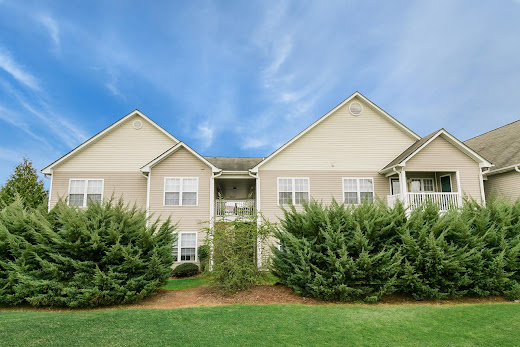
#> input picture Coding/images/home.jpg, 520 x 347 px, found by its file name
$ python spaces.py
#> lines starting #> are read from the running program, lines starting #| are printed output that depends on the picture
import cv2 as cv
import matplotlib.pyplot as plt
# >>>>>>>>>>>>>>> BGR IS IN OPENCV WHILE RGB IN MATPLOTLIB (INVERSE OF COLORS)  <<<<<<<<<<<<<<<<<<<<<<
# >>>>>>>>>>>>>>> CANNOT BE COVERT DIRECTLY GRAYSCALE TO HSV ETC  <<<<<<<<<<<<<<<<<<<<<<

# READING IMAGES
img = cv.imread("images/home.jpg")  # SMALL RESOLUTION IMAGE
#> img is the input picture: shape (347, 520, 3); mean B, G, R 142.8, 148.4, 124.5
cv.imshow("Scene",img)

# BGR TO GRAYSCALE
gray = cv.cvtColor(img, cv.COLOR_BGR2GRAY)
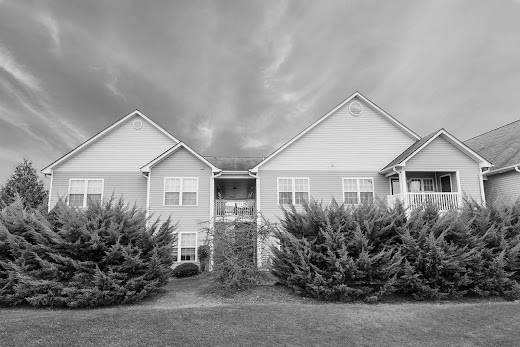
#> gray: shape (347, 520); min 0, max 254, mean 140.6
cv.imshow("Gray",gray)

# BGR TO HSV
hsv = cv.cvtColor(img, cv.COLOR_BGR2HSV)
#> hsv: shape (347, 520, 3); mean H, S, V 64.2, 106.9, 169.5
# cv.imshow("HSV",hsv)

# BGR TO LAB (L (Lightness); a (Green-Red); b (Blue-Yellow)
lab = cv.cvtColor(img, cv.COLOR_BGR2LAB)
#> lab: shape (347, 520, 3); mean of channels 0, 1, 2 151.2, 120.5, 129.3
# cv.imshow("LAB",lab)

# BGR TO RGB
rgb = cv.cvtColor(img, cv.COLOR_BGR2RGB)
# cv.imshow("RGB",rgb)

# plt.imshow(rgb) # MATPLOTLIB DISPLAYS RGB IMAGE WHICH WILL BE INVERSE OF OPENCV
# plt.show()

# HSV TO BGR
hsv_bgr = cv.cvtColor(hsv, cv.COLOR_HSV2BGR)
# cv.imshow("hsv_bgr",hsv_bgr)

# LAB TO BGR
lab_bgr = cv.cvtColor(lab, cv.COLOR_LAB2BGR)
# [10 lines of commented-out code are left out]

cv.waitKey(0)
# >>>>>>>>>>>>>>>>>>>>>>>>> ENDED <<<<<<<<<<<<<<<<<<<<<<<<<<
#  >>>> MATPLOTLIB DISPLAYS RGB IMAGES WHILE OPENCV DISPLAYS BGR IMAGES <<<<
# plt.imshow(img)
# plt.show()
# >>>>>>>>>>>>>>>>>>>>>>>>> ENDED <<<<<<<<<<<<<<<<<<<<<<<<<<

$ run again, with Coding/images/building.jpg copied over Coding/images/home.jpg
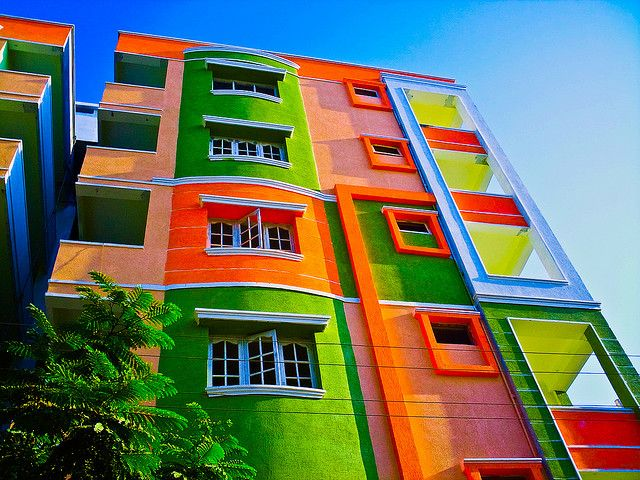
#> input picture Coding/images/building.jpg, 640 x 480 px, found by its file name
#> img is the input picture: shape (480, 640, 3); mean B, G, R 96.4, 116.3, 107.2
#> `gray = cv.cvtColor(img, cv.COLOR_BGR2GRAY)`:
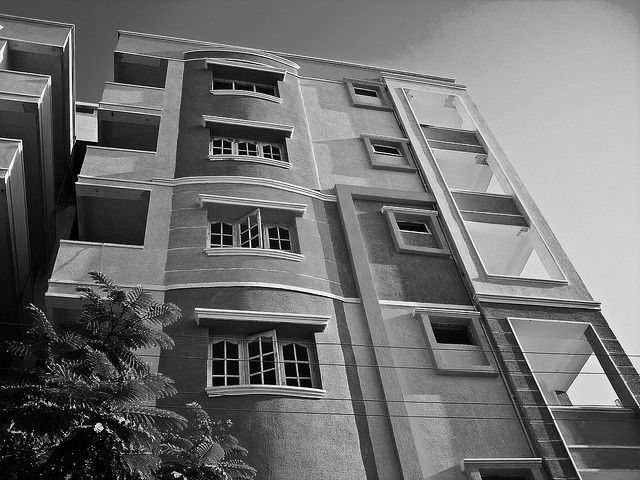
#> gray: shape (480, 640); min 0, max 255, mean 111.3
#> hsv: shape (480, 640, 3); mean H, S, V 65.9, 183.5, 165.8
#> lab: shape (480, 640, 3); mean of channels 0, 1, 2 127.6, 129.5, 139.7

$ run again, with Coding/images/cat.jpg copied over Coding/images/home.jpg
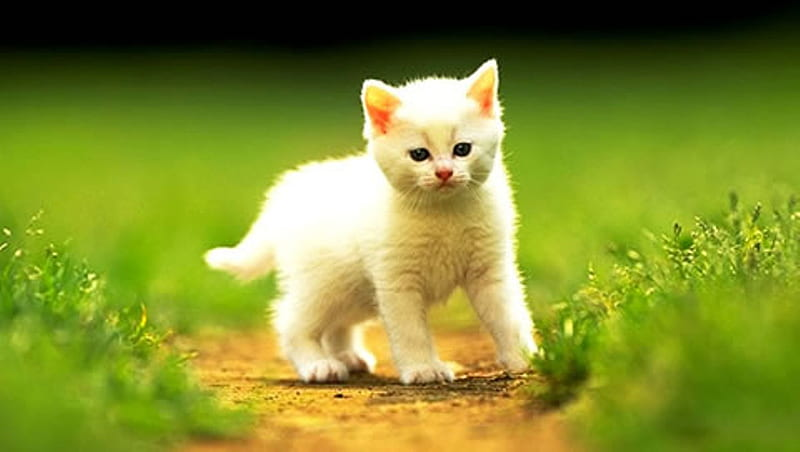
#> input picture Coding/images/cat.jpg, 800 x 452 px, found by its file name
#> img is the input picture: shape (452, 800, 3); mean B, G, R 45.3, 140.6, 129
#> `gray = cv.cvtColor(img, cv.COLOR_BGR2GRAY)`:
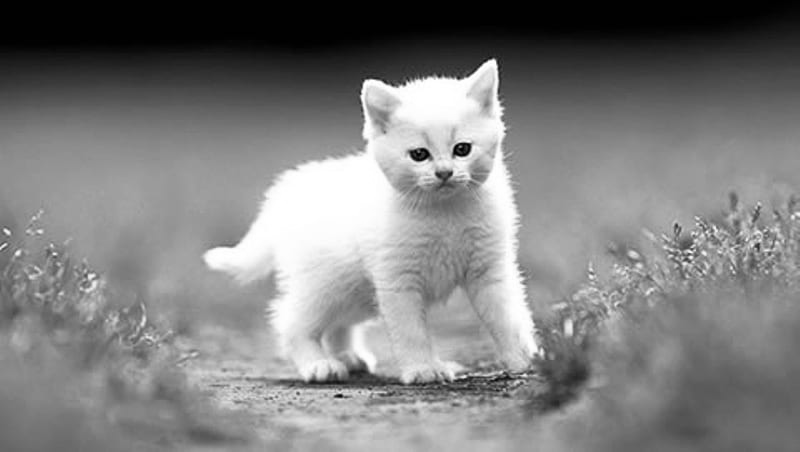
#> gray: shape (452, 800); min 0, max 255, mean 126.3
#> hsv: shape (452, 800, 3); mean H, S, V 31.7, 177.9, 148.3
#> lab: shape (452, 800, 3); mean of channels 0, 1, 2 140.9, 111.8, 172.2
